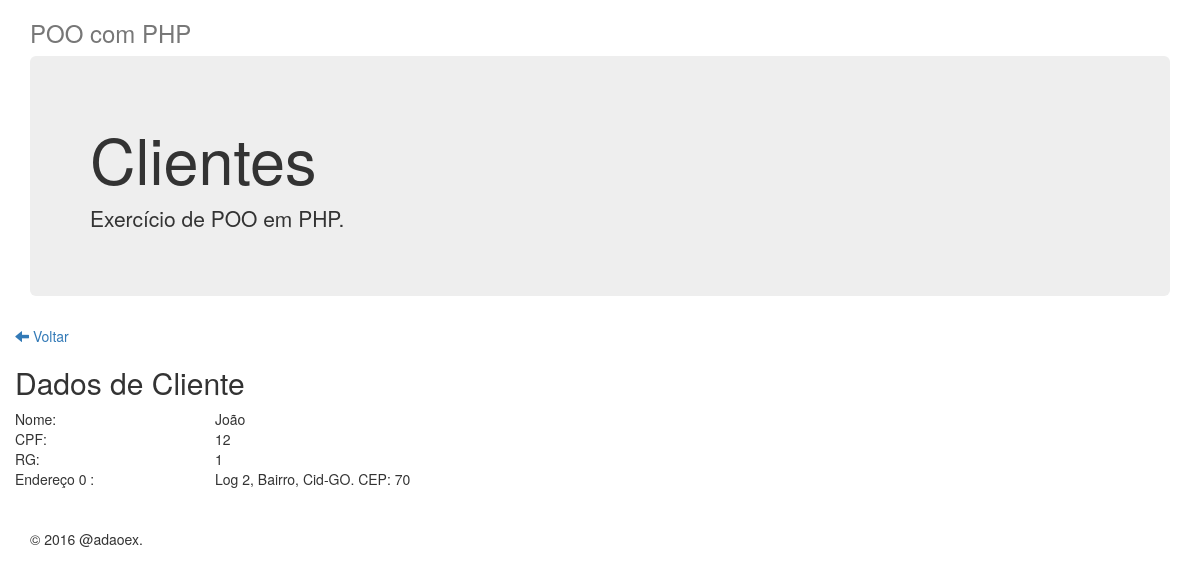
/?pag=detalhe&idx=2&tipo=pf, run on the app's committed database.
### tables this page shows
CREATE TABLE cliente (
                id INTEGER PRIMARY KEY AUTOINCREMENT, 
                nome text   not null, 
                cpf text    null,
                cnpj text   null,
                rg text     null,
                grau_importancia text not null,
                tipo text not null
            );

CREATE TABLE endereco (
                id INTEGER PRIMARY KEY AUTOINCREMENT,
                cliente_id integer not null,
                uf text not NULL, 
                bairro text not NULL, 
                cep text not NULL, 
                cidade text not NULL, 
                logradouro text not NULL, 
                cobranca integer null
            );

### src/PDO/ClientePF.php (called while the page is built, shortened)
<?php
class ClientePF extends ClienteDBAbstract
{
    public function findAll()
    {
        $sql = "SELECT * FROM cliente where tipo = 'PF'";
        $clientes = [];
        foreach ( self::$pdo->query($sql) as $r) {
            $cliente = new \Poo\Cliente\Tipos\ClientePF();
            $cliente->setId($r['id']);
            $cliente->setCpf($r['cpf']);
            $cliente->setGrauImportancia($r['grau_importancia']);
            $cliente->setNome($r['nome']);
            $cliente->setRg($r['rg']);
            $clientes[] = $cliente;
        }
        return $clientes;
    }
    public function find($id)
    {
        $sql = "SELECT * FROM cliente where id = $id ";
        $cliente = null;
        foreach ( self::$pdo->query($sql) as $r) {
            $cliente = new \Poo\Cliente\Tipos\ClientePF();
            $cliente->setId($r['id']);
            $cliente->setCpf($r['cpf']);
            $cliente->setGrauImportancia($r['grau_importancia']);
            $cliente->setNome($r['nome']);
            $cliente->setRg($r['rg']);
        }
        return $cliente;
    }
}

### public/clientes.php (called while the page is built, shortened)
<?php
$db = new \PDO("sqlite:".__DIR__."/../cursopoo.db");
$pfDB = new Poo\PDO\ClientePF($db);
$clientes_pf = $pfDB->findAll();

### src/Cliente/Tipos/ClientePF.php (called while the page is built, shortened)
<?php
class ClientePF implements ICliente
{
    private $id;
    private $nome;
    private $cpf;
    private $rg;
    public function getId()
    {
        return $this->id;
    }
    public function setId($id)
    {
        $this->id = $id;
        return $this;
    }
    public function getNome()
    {
        return $this->nome;
    }
    public function setNome($nome)
    {
        $this->nome = $nome;
        return $this;
    }
    public function getCpf()
    {
        return $this->cpf;
    }
    public function setCpf($cpf)
    {
        $this->cpf = $cpf;
        return $this;
    }
    public function getRg()
    {
        return $this->rg;
    }
    public function setRg($rg)
    {
        $this->rg = $rg;
        return $this;
    }
    public function setGrauImportancia($grauImportancia)
    {
        return $this;
    }
}

### lib/Psr4AutoloaderClass.php (called while the page is built, shortened)
<?php
class Psr4AutoloaderClass
{
    protected $prefixes = array();
    public function addNamespace($prefix, $base_dir, $prepend = false)
    {
        $prefix = trim($prefix, '\\') . '\\';
        $base_dir = rtrim($base_dir, DIRECTORY_SEPARATOR) . '/';
        if (isset($this->prefixes[$prefix]) === false) {
            $this->prefixes[$prefix] = array();
        }
        if ($prepend) {
            array_unshift($this->prefixes[$prefix], $base_dir);
        } else {
            array_push($this->prefixes[$prefix], $base_dir);
        }
    }
    public function loadClass($class)
    {
        $prefix = $class;
        while (false !== $pos = strrpos($prefix, '\\')) {
            $prefix = substr($class, 0, $pos + 1);
            $relative_class = substr($class, $pos + 1);
            $mapped_file = $this->loadMappedFile($prefix, $relative_class);
            if ($mapped_file) {
                return $mapped_file;
            }
            $prefix = rtrim($prefix, '\\');
        }
        return false;
    }
    protected function loadMappedFile($prefix, $relative_class)
    {
        if (isset($this->prefixes[$prefix]) === false) {
            return false;
        }
        foreach ($this->prefixes[$prefix] as $base_dir) {
            $file = $base_dir
                . str_replace('\\', '/', $relative_class)
                . '.php';
            if ($this->requireFile($file)) {
                return $file;
            }
        }
        return false;
    }
    protected function requireFile($file)
    {
        if (file_exists($file)) {
            return true;
        }
        return false;
    }
}

### src/PDO/Endereco.php (called while the page is built, shortened)
<?php
class Endereco extends EnderecoDBAbstract
{
    public function findByCliente($cliente_id)
    {
        $sql = "SELECT * FROM endereco where cliente_id = $cliente_id ";
        $ends = [];
        foreach ( self::$pdo->query($sql) as $r) {
            $end = new \Poo\Endereco\Tipos\Endereco();
            $end->setId($r['id']);
            $end->setBairro($r['bairro']);
            $end->setCep($r['cep']);
            $end->setCidade($r['cidade']);
            $end->setLogradouro($r['logradouro']);
            $end->setUf($r['uf']);
            $ends[] = $end;
        }
        return $ends;
    }
}

### src/Endereco/Tipos/Endereco.php (called while the page is built, shortened)
<?php
class Endereco implements IEndereco
{
    private $logradouro;
    private $bairro;
    private $cidade;
    private $uf;
    private $cep;
    public function setId($id)
    {
        return $this;
    }
    public function getLogradouro()
    {
        return $this->logradouro;
    }
    public function setLogradouro($logradouro)
    {
        $this->logradouro = $logradouro;
        return $this;
    }
    public function getBairro()
    {
        return $this->bairro;
    }
    public function setBairro($bairro)
    {
        $this->bairro = $bairro;
        return $this;
    }
    public function getCidade()
    {
        return $this->cidade;
    }
    public function setCidade($cidade)
    {
        $this->cidade = $cidade;
        return $this;
    }
    public function getUf()
    {
        return $this->uf;
    }
    public function setUf($uf)
    {
        $this->uf = $uf;
        return $this;
    }
    public function getCep()
    {
        return $this->cep;
    }
    public function setCep($cep)
    {
        $this->cep = $cep;
        return $this;
    }
}

### public/cliente-detalhe.php (the view, shortened to what this page needs)
<?php
$idx = $_GET['idx'];
$tipo = $_GET['tipo'];
$db = new \PDO("sqlite:".__DIR__."/../cursopoo.db");
if ($tipo == 'pf'){
    $pfDB = new Poo\PDO\ClientePF($db);
    $cliente = $pfDB->find($idx);
}elseif ($tipo == 'pj'){
    $pjDB = new Poo\PDO\ClientePJ($db);
    $cliente = $pjDB->find($idx);
}
$endDB = new \Poo\PDO\Endereco($db);
?>
<a href="index.php" >
    <i class="glyphicon glyphicon-arrow-left"></i>
    Voltar
</a>
<h2>Dados de Cliente</h2>
<div class="row">
    <div class="col-md-2">Nome:</div>
    <div class="col-md-4"><?php echo $cliente->getNome(); ?></div>
</div>
<?php if ( $cliente instanceof \Poo\Cliente\Tipos\ClientePF ) : ?>
<div class="row">
    <div class="col-md-2">CPF:</div>
    <div class="col-md-4"><?php echo $cliente->getCpf(); ?></div>
</div>
<div class="row">
    <div class="col-md-2">RG:</div>
    <div class="col-md-4"><?php echo $cliente->getRg(); ?></div>
</div>
<?php endif; ?>
<div class="row">
    <?php foreach ( $endDB->findByCliente($cliente->getId()) as $k => $endereco ) : ?>
    <div class="col-md-2">Endereço <?php echo $k; ?> :</div>
    <div class="col-md-4">
        <?php echo $endereco->getLogradouro(); ?>,
        <?php echo $endereco->getBairro(); ?>,
        <?php echo $endereco->getCidade(); ?>-<?php echo $endereco->getUf(); ?>.
        CEP: <?php echo $endereco->getCep(); ?>
    </div>
    <?php endforeach; ?>
</div>
<br/><br/>

### data on the page
cliente: nome "João", cpf "12", rg "1"
endereco: k "0", logradouro "Log 2", bairro "Bairro", cidade "Cid", uf "GO", cep "70"
